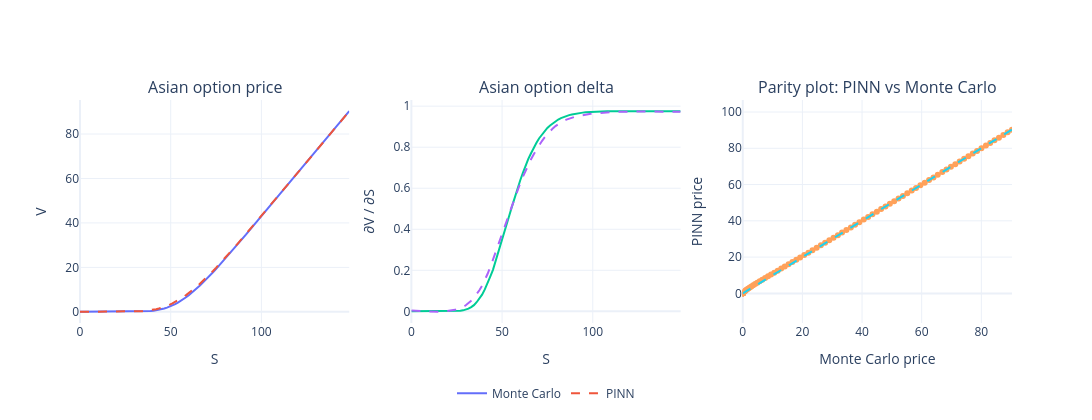

Write notebook code for a chart like this one.
### Code cell
S_grid_eval = np.linspace(0, S_max_real, 100)

results = run_full_evaluation(
    model=model,          # PINN già addestrata
    S_grid=S_grid_eval,   # grid su S
    K=K_real,        # strike reale
    r=r_eval,             # risk-free rate
    sigma=sigma_eval,     # volatilità
    T=1.0,                # maturità
    n_steps=252,       # discretizzazione MC
    n_paths=200_000,   # paths MC
    h_delta=1.0,          # bump per delta
)
